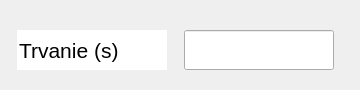
        <widget class="QWidget" name="page_6">
         <widget class="QWidget" name="horizontalLayoutWidget_6">
          <property name="geometry">
           <rect>
            <x>0</x>
            <y>20</y>
            <width>351</width>
            <height>61</height>
           </rect>
          </property>
          <layout class="QHBoxLayout" name="time_line_diss_hor_layout_3">
           <property name="spacing">
            <number>0</number>
           </property>
           <item>
            <widget class="QLineEdit" name="dissolveTimeHeader">
             <property name="enabled">
              <bool>true</bool>
             </property>
             <property name="minimumSize">
              <size>
               <width>150</width>
               <height>40</height>
              </size>
             </property>
             <property name="maximumSize">
              <size>
               <width>150</width>
               <height>40</height>
              </size>
             </property>
             <property name="font">
              <font>
               <pointsize>16</pointsize>
              </font>
             </property>
             <property name="text">
              <string>Trvanie (s)</string>
             </property>
             <property name="frame">
              <bool>false</bool>
             </property>
             <property name="readOnly">
              <bool>true</bool>
             </property>
            </widget>
           </item>
           <item>
            <widget class="QLineEdit" name="dissolveLineEdit">
             <property name="minimumSize">
              <size>
               <width>150</width>
               <height>40</height>
              </size>
             </property>
             <property name="maximumSize">
              <size>
               <width>150</width>
               <height>40</height>
              </size>
             </property>
             <property name="font">
              <font>
               <pointsize>16</pointsize>
              </font>
             </property>
            </widget>
           </item>
          </layout>
         </widget>
        </widget>
